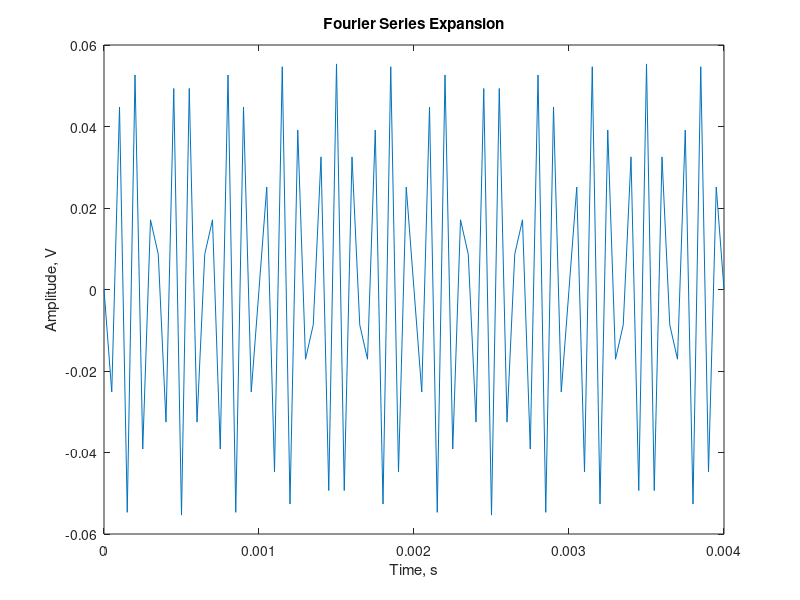

MATLAB code for this plot:
% Fourier series expansion
f = 500; c = 4/pi; dt = 5.0e-05;
tpts = (4.0e-3/5.0e-5) + 1;
for n = 1: 12
for m = 1: tpts
s1(n,m) = (4/pi)*(1/(2*n - 1))*sin((2*n - 1)*2*pi*f*dt*(m-1));
end
end
% Initiaze to sum matrix elements
for m = 1: tpts
   s2(m) = 0.0;
end
for m = 1: tpts
   for k = 1: 12
      s3(m) = s2(m) + s1(k,m);
   end
end
% a1 = cumsum(s1);
% for m = 1:tpts
% a1 = cumsum(s1);
% a1
% a2(m) = sum(a1);
%end
%f1 = a1';
%f1 = a2';
f1 = s3';
t = 0.0:5.0e-5:4.0e-3;
plot(t,f1)
xlabel('Time, s')
ylabel('Amplitude, V')
title('Fourier Series Expansion')
